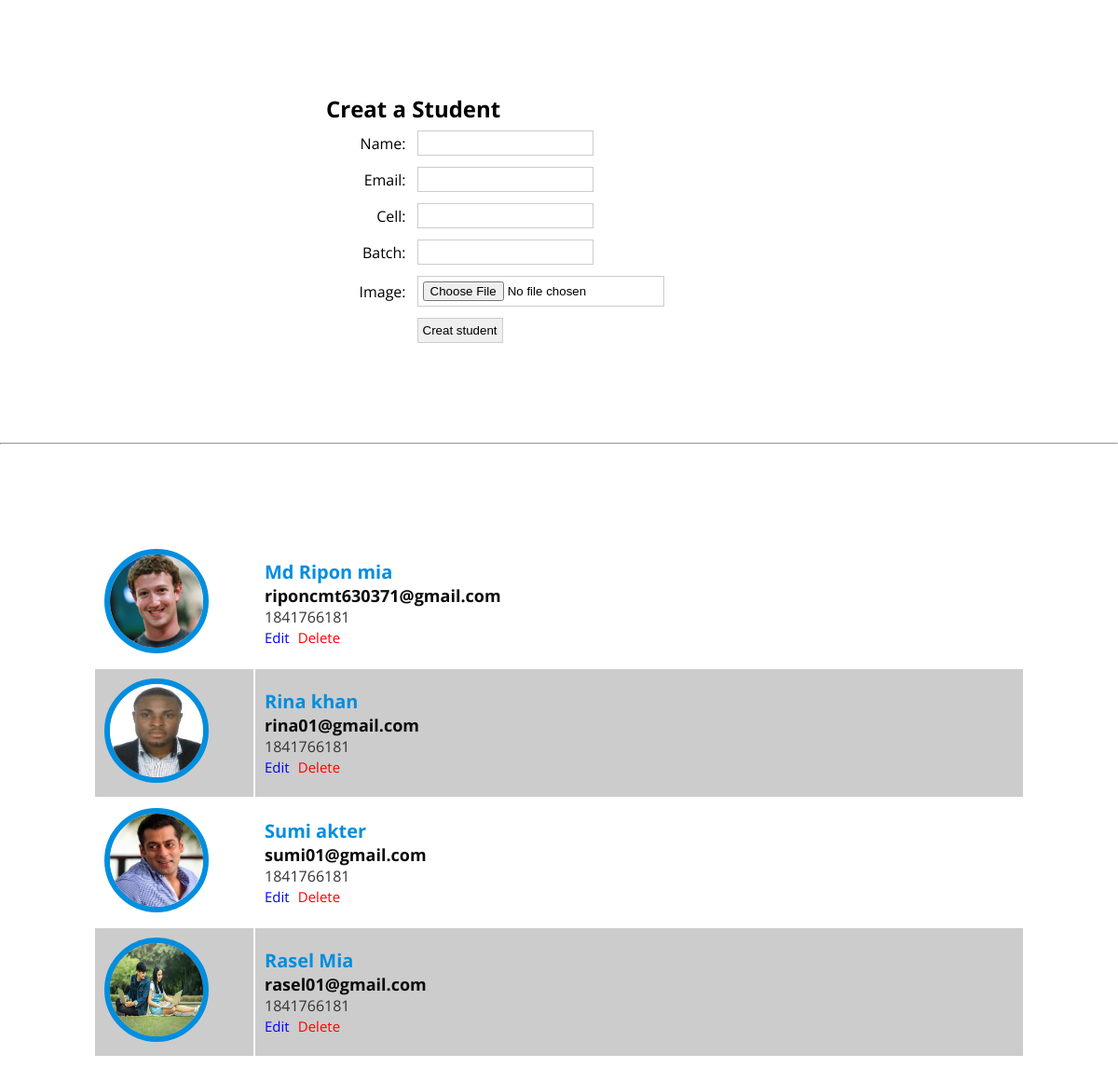
The page / on the database its author committed.
### tables this page shows
CREATE TABLE `student_info` (
  `id` int(100) NOT NULL,
  `name` varchar(100) NOT NULL,
  `email` varchar(100) NOT NULL,
  `cell` varchar(20) NOT NULL,
  `batch` varchar(50) NOT NULL,
  `image` varchar(100) NOT NULL
);

### functions.php (called while the page is built, shortened)
<?php
	class basicData {
		private $host = "localhost";
		private $user = "root";
		private $pass = "";
		private $db = "bds";
		public $connection;
		public function __construct(){
			$conn = new mysqli($this-> host,$this-> user,$this-> pass,$this-> db);
			$this-> connection = $conn;
		}
		public function dataaso(){
			$sql = "SELECT * FROM student_info ORDER BY id DESC ";
			$data = $this-> connection -> query($sql);
			if($data){
				return $data;
			}else{
				return false;
			}
		}
	}
?>

### index.php (the view, shortened to what this page needs)
<!DOCTYPE html>
<html>
<head>
	<link rel="stylesheet" href="style.css">
</head>
<body>
	<?php
	include('functions.php');
	$obj = new basicData;
	?>
	<div class="data-ins">
		<h2>Creat a Student</h2>
		<form action="<?php echo $_SERVER['PHP_SELF']; ?>" method="POST" enctype="multipart/form-data">
			<table>
				<tr>
					<td>Name:</td>
					<td><input name="name" type="text"></td>
				</tr>
				<tr>
					<td>Email:</td>
					<td><input name="email" type="text"></td>
				</tr>
				<tr>
					<td>Cell:</td>
					<td><input name="cell" type="text"></td>
				</tr>
				<tr>
					<td>Batch:</td>
					<td><input name="batch" type="text"></td>
				</tr>
				<tr>
					<td>Image:</td>
					<td><input name="image" type="file"></td>
				</tr>
				<tr>
					<td></td>
					<td><input name="submit" type="submit" value="Creat student"></td>
				</tr>
			</table>
		</form>
	</div>
	<hr>
	<div class="student-data">
		<table>
			<?Php
				$student = $obj -> dataaso();
				while($dd = $student-> fetch_assoc()):
			?>
			<tr>
				<td><a href="profile.php?id=<?php echo $dd['id'];?>"><img src="img/<?php echo $dd['image'];?>" alt=""></a></td>
				<td>
					<h2><?php echo $dd['name'];?></h2>
					<h3><?php echo $dd['email'];?></h3>
					<p><?php echo $dd['cell'];?></p>
					<a href="update.php?id=<?php echo $dd['id'];?>">Edit</a>
					<a href="delete.php?id=<?php echo $dd['id'];?>">Delete</a>
				</td>
			</tr>
		<?php endwhile;?>
		</table>
	</div>
</body>
</html>

### style.css (style rules this page uses)
body { font-family: 'Open Sans', sans-serif; }
* { margin: 0; padding: 0; }
.data-ins { width: 500px; margin: 100px auto; }
.data-ins table { width: 100%; }
.data-ins table tr td { padding: 5px; }
.data-ins table tr td input { padding: 5px; border: 1px solid #ccc; }
.data-ins table tr td:nth-child(1) { text-align: right; }
.student-data { width: 1000px; margin: 100px auto; }
.student-data table { width: 100%; }
.student-data table tr:nth-child(even) { background: #ccc; }
.student-data table tr td:nth-child(1) { width: 150px; }
.student-data table tr td { padding: 10px; }
.student-data table tr td img { width: 100px; height: 100px; border-radius: 50%; border: 6px solid #008EDE; }
.student-data table tr td h2 { font-size: 20px; color: #008EDE; font-weight: 700; }
.student-data table tr td h3 { font-size: 18px; color: #0A0A0A; }
.student-data table tr td p { font-size: 16px; color: #333 }
.student-data table tr td a:nth-child(4) { font-size: 15px; color: blue; text-decoration: none; margin-right: 5px; }
.student-data table tr td a:nth-child(5) { font-size: 15px; color: red; text-decoration: none; margin-right: 5px; }

### rows shown on the page
student_info: image (picture), name "Md Ripon mia", email "riponcmt630371@gmail.com", cell "1841766181"
student_info: image (picture), name "Rina khan", email "rina01@gmail.com", cell "1841766181"
student_info: image (picture), name "Sumi akter", email "sumi01@gmail.com", cell "1841766181"
student_info: image (picture), name "Rasel Mia", email "rasel01@gmail.com", cell "1841766181"
